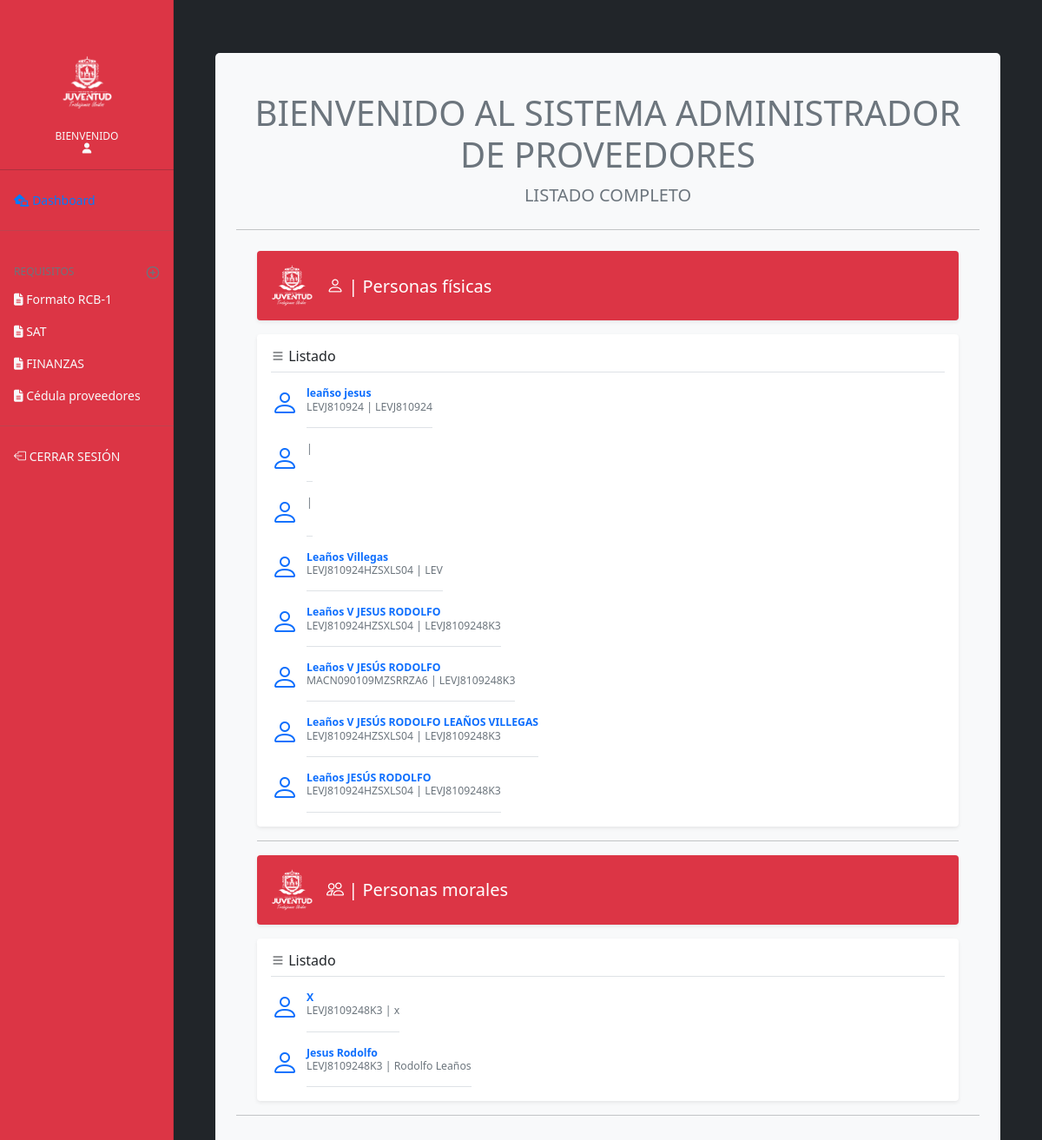
The page /admin/listado_completo.php on the database as committed earlier.
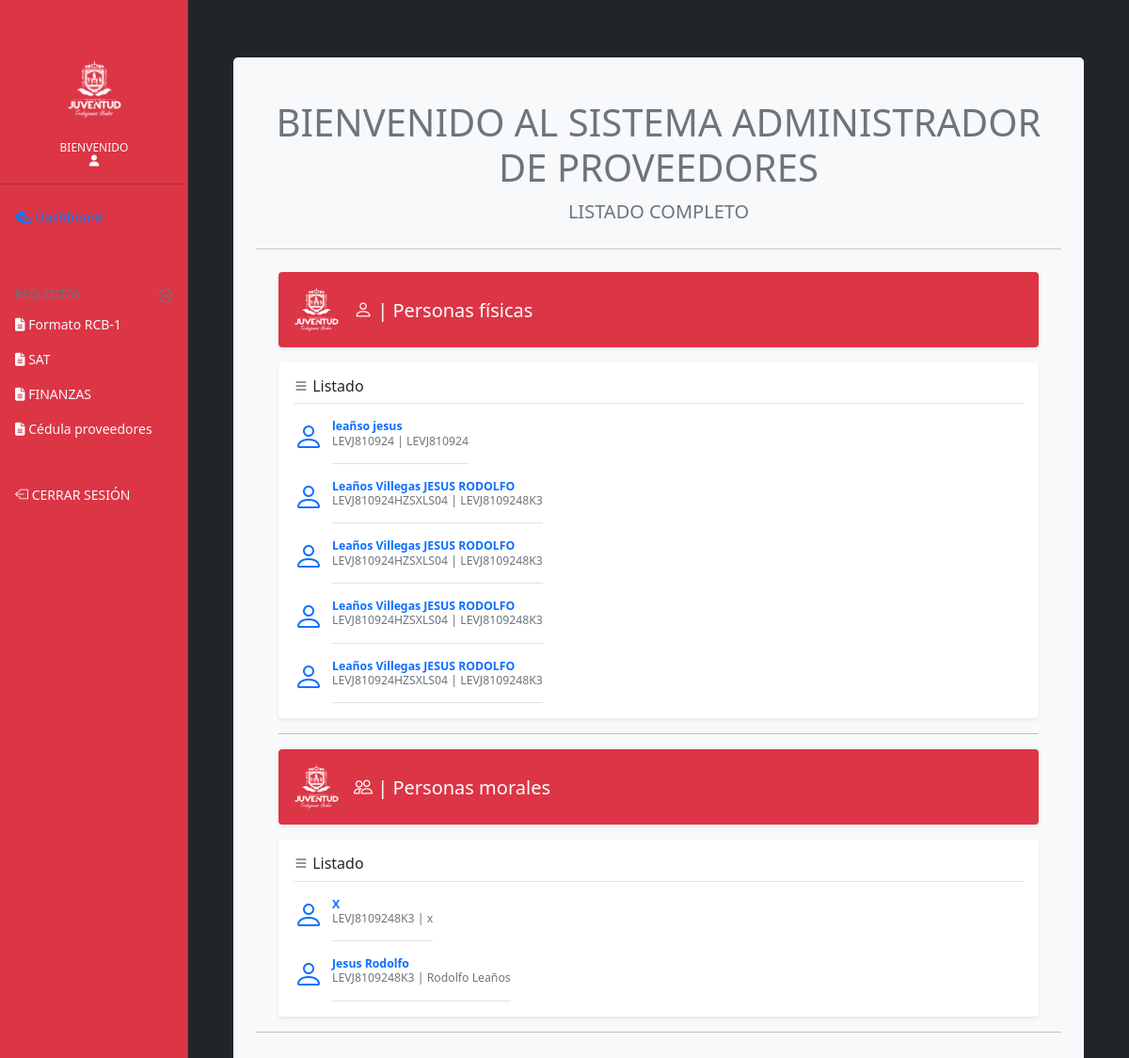
The same page on the database as committed later.
### tables this page shows
CREATE TABLE `datos` (
  `id` int(11) NOT NULL,
  `id_ext` int(11) NOT NULL,
  `fisc_apellido` varchar(100) DEFAULT NULL,
  `fisc_nombre` varchar(70) DEFAULT NULL,
  `fisc_curp` varchar(20) DEFAULT NULL,
  `rfc` varchar(50) DEFAULT NULL,
  `moral_razon` varchar(100) DEFAULT NULL,
  `moral_denominacion` varchar(100) DEFAULT NULL,
  `moral_archivo_acta` varchar(300) DEFAULT NULL,
  `tipo_usr` int(11) NOT NULL,
  `validacion` int(11) NOT NULL
);

### admin/listado_completo.php (the view, shortened to what this page needs)
<?php
include('prcd/conn.php');
?>
<!doctype html>
<html lang="es">
  <head>
    <link rel="stylesheet" href="https://cdn.jsdelivr.net/npm/bootstrap-icons@1.3.0/font/bootstrap-icons.css">
    <link href="css/bootstrap.css" rel="stylesheet">
    <link href="assets/dist/css/bootstrap.min.css" rel="stylesheet">
    <link href="css/offcanvas.css" rel="stylesheet">
    <link href="css/dashboard.css" rel="stylesheet">
  </head>
  <body class="bg-dark">
<div class="container-fluid">
  <div class="row">
    <nav id="sidebarMenu" class="col-md-3 col-lg-2 d-md-block bg-danger sidebar collapse" height="100%">
      <div class="sidebar-sticky pt-3">
        <ul class="navbar-nav px-3 text-center">
            <li class="align-middle">
                   <img src="../img/logo_white_inju.png" width="35%" class="" alt="" loading="lazy">
            </li>
        </ul>
        <h6 class="sidebar-heading d-flex justify-content-center text-center align-items-center px-3 mt-4 mb-1 text-muted text-light">
          <span class="text-light">
          bienvenido<br><i class="fas fa-user"></i>
          </span>
        </h6>
          <hr>
        <ul class="nav flex-column">
           <li class="nav-item">
            <a class="nav-link active" href="dashboard.php">
              <i class="fas fa-laptop-house"></i>
            </a>
          </li>
          <hr style="color: dimgrey;">
          <h6 class="sidebar-heading d-flex justify-content-between align-items-center px-3 mt-4 mb-1 text-muted">
            <span>Requisitos</span>
            <a class="d-flex align-items-center text-muted" href="dashboard.php" aria-label="Add a new report">
              <span data-feather="plus-circle"></span>
            </a>
          </h6>
          <li class="nav-item">
            <a class="nav-link text-light" href="#">
              <i class="fas fa-file-alt"></i> Formato RCB-1
            </a>
          </li>
          <li class="nav-item">
            <a class="nav-link text-light" href="#">
              <i class="fas fa-file-alt"></i> SAT
            </a>
          </li>
          <li class="nav-item">
            <a class="nav-link text-light" href="#">
              <i class="fas fa-file-alt"></i> FINANZAS
            </a>
          </li>
          <li class="nav-item">
            <a class="nav-link text-light" href="#">
              <i class="fas fa-file-alt"></i> Cédula proveedores
            </a>
          </li>
          <li class="nav-item">
            <hr style="color: dimgrey;">
            <a class="nav-link text-light" href="prcd/sort.php"><i class="bi bi-box-arrow-left"></i> CERRAR SESIÓN</a>
          </li>
        </ul>
    </nav>
    <main role="main" class="col-md-9 ml-sm-auto col-lg-10 px-md-4 bg-dark" style="background-color:#eaeef4; height:100%;">
      <div class="d-flex justify-content-between flex-wrap flex-md-nowrap align-items-center pt-3 mb-3 ">
      </div>
              <?php
                $persona_fisica = "SELECT * FROM datos where tipo_usr = 1";
                $resultado_persona_fisica= $conn->query($persona_fisica);
                $persona_moral = "SELECT * FROM datos where tipo_usr = 2";
                $resultado_persona_moral= $conn->query($persona_moral);
              ?>
    <div class="container-fluid" style="max-height: 100%;">
      <div class="jumbotron jumbotron-fluid" style="background-color:#f8f9fa; width:100%;border-radius:5px;  margin-top:0%; padding-top:45px; ">
        <div class="container-fluid">
          <h1 class="h1 text-secondary text-center">BIENVENIDO AL SISTEMA ADMINISTRADOR DE PROVEEDORES</h1>
          <p class="lead text-secondary text-center">LISTADO COMPLETO</p>
          <hr class="my-4">
          <main class="container">
            <div class="d-flex align-items-center p-3 my-3 text-white bg-purple rounded shadow-sm bg-danger">
              <img class="me-3" src="../img/logo_white_inju.png" alt="" width="48" height="48" style="margin-right:18px">
              <div class="lh-1">
                <h1 class="h6 mb-0 text-white lh-1 lead"><i class="bi bi-person"></i> | Personas físicas</h1>
              </div>
            </div>
            <div class="my-3 p-3 bg-body rounded shadow-sm">
              <h6 class="border-bottom pb-2 mb-0"><i class="bi bi-list"></i> Listado</h6>
              <?php
                while($row_fisica = $resultado_persona_fisica->fetch_assoc()){
                  echo '<div class="d-flex text-muted pt-3">';
                  echo '<i class="bi bi-person h2 text-primary" style="margin-right:9px"></i>';
                  echo '<p class="pb-3 mb-0 small lh-sm border-bottom">';
                  echo '<strong class="d-block text-gray-dark"><a href="datos_proveedor.php?id='.$row_fisica['id_ext'].'" target="_self">'.$row_fisica['fisc_apellido'].' '.$row_fisica['fisc_nombre'].'</a></strong>';
                  echo $row_fisica['fisc_curp'].' | '.$row_fisica['rfc'];
                  echo '</p>';
                 echo '</div>';
                }
              ?>
            </div>
            <hr>
            <div class="d-flex align-items-center p-3 my-3 text-white bg-purple rounded shadow-sm bg-danger">
              <img class="me-3" src="../img/logo_white_inju.png" alt="" width="48" height="48" style="margin-right:18px">
              <div class="lh-1">
                <h1 class="h6 mb-0 text-white lh-1 lead"><i class="bi bi-people"></i> | Personas morales</h1>
              </div>
            </div>
            <div class="my-3 p-3 bg-body rounded shadow-sm">
              <h6 class="border-bottom pb-2 mb-0"><i class="bi bi-list"></i> Listado</h6>
              <?php
                while($row_moral = $resultado_persona_moral->fetch_assoc()){
                  echo '<div class="d-flex text-muted pt-3">';
                  echo '<i class="bi bi-person h2 text-primary" style="margin-right:9px"></i>';
                  echo '<p class="pb-3 mb-0 small lh-sm border-bottom">';
                  echo '<strong class="d-block text-gray-dark"><a href="datos_proveedor.php?id='.$row_moral['id_ext'].'" target="_self">'.$row_moral['moral_razon'].'</a></strong>';
                  echo $row_moral['rfc'].' | '.$row_moral['moral_denominacion'];
                  echo '</p>';
                 echo '</div>';
                }
              ?>
            </div>
          </main>
          <hr>
        </div>
        </div>
    </div>
    </main>
  </div>
</div>
        <script src="css/dashboard.js"></script></body>
</html>

### admin/css/offcanvas.css (style rules this page uses)
html, body { overflow-x: hidden; }
body { padding-top: 56px; }
.bg-purple { background-color: #6f42c1; }

### admin/css/dashboard.css (style rules this page uses)
body { font-size: .875rem; background-color:#eaeef4; }
.feather { width: 16px; height: 16px; vertical-align: text-bottom; }
.sidebar { position: fixed; top: 0; bottom: 0; left: 0; z-index: 100; padding: 48px 0 0; box-shadow: inset -1px 0 0 rgba(0, 0, 0, .1); }
.sidebar-sticky { position: relative; top: 0; height: calc(100vh - 48px); padding-top: .5rem; overflow-x: hidden; overflow-y: auto; }
.sidebar .nav-link { font-weight: 500; color: #333; }
.sidebar .nav-link.active { color: #007bff; }
.sidebar-heading { font-size: .75rem; text-transform: uppercase; }

### admin/listado_completo.php (style rules this page uses)
a:link { text-decoration: none; }

Rows that differ between the two databases and show on the page:
removed datos: fisc_apellido "Leaños V", fisc_nombre "JESÚS RODOLFO", fisc_curp "MACN090109MZSRRZA6", rfc "LEVJ8109248K3", shown under "Listado"
removed datos: fisc_apellido "Leaños V", fisc_nombre "JESÚS RODOLFO LEAÑOS VILLEGAS", fisc_curp "LEVJ810924HZSXLS04", rfc "LEVJ8109248K3", shown under "Listado"
removed datos: fisc_apellido "Leaños", fisc_nombre "JESÚS RODOLFO", fisc_curp "LEVJ810924HZSXLS04", rfc "LEVJ8109248K3", shown under "Listado"
changed datos (number 2 of 7 on the later page): id_ext 0 → 2 (drawn); fisc_apellido (not shown) → "Leaños Villegas"; fisc_nombre (not shown) → "JESUS RODOLFO"; fisc_curp (not shown) → "LEVJ810924HZSXLS04"; rfc (not shown) → "LEVJ8109248K3"
changed datos (number 3 of 7 on the later page): id_ext 0 → 6 (drawn); fisc_apellido (not shown) → "Leaños Villegas"; fisc_nombre (not shown) → "JESUS RODOLFO"; fisc_curp (not shown) → "LEVJ810924HZSXLS04"; rfc (not shown) → "LEVJ8109248K3"
changed datos (number 4 of 7 on the later page): fisc_apellido "Leaños" → "Leaños Villegas"; fisc_nombre "Villegas" → "JESUS RODOLFO"; rfc "LEV" → "LEVJ8109248K3"
changed datos (number 5 of 7 on the later page): fisc_apellido "Leaños V" → "Leaños Villegas"
